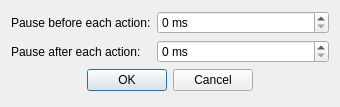
<?xml version="1.0" encoding="UTF-8"?>
<ui version="4.0">
 <class>ScriptSettingsDialog</class>
 <widget class="QDialog" name="ScriptSettingsDialog">
  <property name="geometry">
   <rect>
    <x>0</x>
    <y>0</y>
    <width>340</width>
    <height>107</height>
   </rect>
  </property>
  <property name="windowTitle">
   <string>Script settings</string>
  </property>
  <layout class="QFormLayout" name="formLayout">
   <item row="2" column="0" colspan="2">
    <widget class="QDialogButtonBox" name="buttonBox">
     <property name="orientation">
      <enum>Qt::Horizontal</enum>
     </property>
     <property name="standardButtons">
      <set>QDialogButtonBox::Cancel|QDialogButtonBox::Ok</set>
     </property>
     <property name="centerButtons">
      <bool>true</bool>
     </property>
    </widget>
   </item>
   <item row="0" column="0">
    <widget class="QLabel" name="label">
     <property name="text">
      <string>Pause before each action:</string>
     </property>
    </widget>
   </item>
   <item row="1" column="0">
    <widget class="QLabel" name="label_2">
     <property name="text">
      <string>Pause after each action:</string>
     </property>
    </widget>
   </item>
   <item row="0" column="1">
    <widget class="QSpinBox" name="pauseBeforeSpinBox">
     <property name="suffix">
      <string extracomment="milliseconds"> ms</string>
     </property>
    </widget>
   </item>
   <item row="1" column="1">
    <widget class="QSpinBox" name="pauseAfterSpinBox">
     <property name="suffix">
      <string extracomment="milliseconds"> ms</string>
     </property>
    </widget>
   </item>
  </layout>
 </widget>
 <resources/>
 <connections>
  <connection>
   <sender>buttonBox</sender>
   <signal>accepted()</signal>
   <receiver>ScriptSettingsDialog</receiver>
   <slot>accept()</slot>
   <hints>
    <hint type="sourcelabel">
     <x>248</x>
     <y>254</y>
    </hint>
    <hint type="destinationlabel">
     <x>157</x>
     <y>274</y>
    </hint>
   </hints>
  </connection>
  <connection>
   <sender>buttonBox</sender>
   <signal>rejected()</signal>
   <receiver>ScriptSettingsDialog</receiver>
   <slot>reject()</slot>
   <hints>
    <hint type="sourcelabel">
     <x>316</x>
     <y>260</y>
    </hint>
    <hint type="destinationlabel">
     <x>286</x>
     <y>274</y>
    </hint>
   </hints>
  </connection>
 </connections>
</ui>
